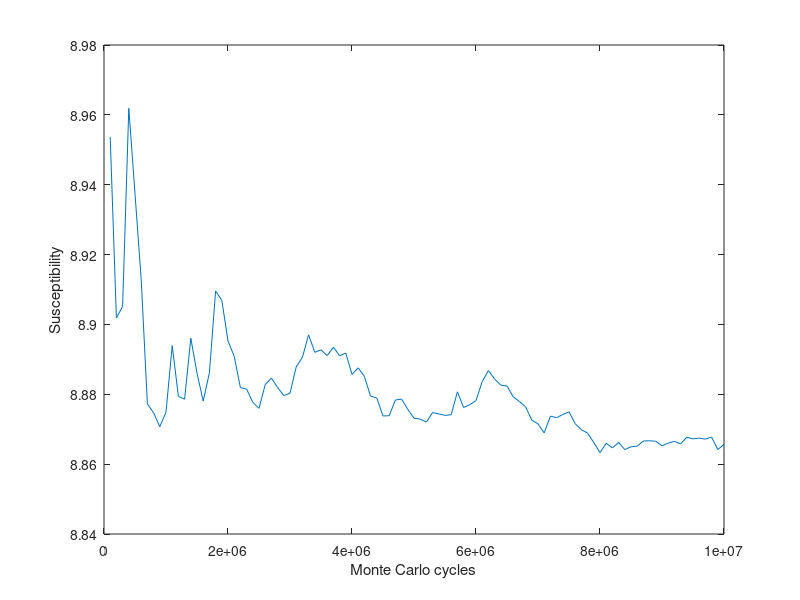

Source code (MATLAB):
mc = [100000, 200000, 300000, 400000, 500000, 600000, 700000, 800000, 900000, 1e+06, 1.1e+06, 1.2e+06, 1.3e+06, 1.4e+06, 1.5e+06, 1.6e+06, 1.7e+06, 1.8e+06, 1.9e+06, 2e+06, 2.1e+06, 2.2e+06, 2.3e+06, 2.4e+06, 2.5e+06, 2.6e+06, 2.7e+06, 2.8e+06, 2.9e+06, 3e+06, 3.1e+06, 3.2e+06, 3.3e+06, 3.4e+06, 3.5e+06, 3.6e+06, 3.7e+06, 3.8e+06, 3.9e+06, 4e+06, 4.1e+06, 4.2e+06, 4.3e+06, 4.4e+06, 4.5e+06, 4.6e+06, 4.7e+06, 4.8e+06, 4.9e+06, 5e+06, 5.1e+06, 5.2e+06, 5.3e+06, 5.4e+06, 5.5e+06, 5.6e+06, 5.7e+06, 5.8e+06, 5.9e+06, 6e+06, 6.1e+06, 6.2e+06, 6.3e+06, 6.4e+06, 6.5e+06, 6.6e+06, 6.7e+06, 6.8e+06, 6.9e+06, 7e+06, 7.1e+06, 7.2e+06, 7.3e+06, 7.4e+06, 7.5e+06, 7.6e+06, 7.7e+06, 7.8e+06, 7.9e+06, 8e+06, 8.1e+06, 8.2e+06, 8.3e+06, 8.4e+06, 8.5e+06, 8.6e+06, 8.7e+06, 8.8e+06, 8.9e+06, 9e+06, 9.1e+06, 9.2e+06, 9.3e+06, 9.4e+06, 9.5e+06, 9.6e+06, 9.7e+06, 9.8e+06, 9.9e+06, 1e+07, ];
M_var = [8.95368, 8.90185, 8.90513, 8.96189, 8.93744, 8.91287, 8.87726, 8.8747, 8.8707, 8.87492, 8.89393, 8.87941, 8.87859, 8.89607, 8.88605, 8.87806, 8.88614, 8.90958, 8.9069, 8.89526, 8.89089, 8.8819, 8.8815, 8.87768, 8.87597, 8.88275, 8.88464, 8.88194, 8.87964, 8.88029, 8.88782, 8.8906, 8.89702, 8.89202, 8.89273, 8.89105, 8.89349, 8.89103, 8.8918, 8.88568, 8.88757, 8.88509, 8.87946, 8.87896, 8.87379, 8.87387, 8.87838, 8.87861, 8.87568, 8.87316, 8.8729, 8.87205, 8.87477, 8.87439, 8.87397, 8.87414, 8.8807, 8.87622, 8.87703, 8.87819, 8.88364, 8.88677, 8.88438, 8.88262, 8.88237, 8.87928, 8.87793, 8.87641, 8.87261, 8.87152, 8.86894, 8.87375, 8.87329, 8.87422, 8.87497, 8.87158, 8.86985, 8.86889, 8.86618, 8.86329, 8.86597, 8.86463, 8.86622, 8.86417, 8.86497, 8.86516, 8.86663, 8.86669, 8.86656, 8.86526, 8.86603, 8.86653, 8.8658, 8.86772, 8.86724, 8.86746, 8.86717, 8.86775, 8.86416, 8.86568, ];
E_var = [1.37584, 1.39216, 1.39787, 1.41408, 1.4161, 1.40994, 1.40786, 1.40365, 1.40485, 1.40299, 1.40444, 1.40345, 1.40303, 1.40368, 1.40369, 1.40397, 1.40371, 1.40722, 1.40696, 1.40688, 1.40513, 1.40425, 1.40349, 1.40245, 1.40155, 1.4016, 1.40235, 1.40295, 1.40251, 1.40336, 1.40456, 1.40431, 1.40454, 1.40368, 1.40393, 1.40401, 1.40385, 1.40441, 1.40513, 1.40476, 1.4046, 1.40441, 1.40472, 1.40479, 1.40426, 1.40388, 1.40316, 1.40347, 1.40294, 1.40187, 1.40183, 1.40185, 1.40272, 1.40294, 1.40335, 1.4033, 1.40394, 1.40327, 1.40336, 1.40312, 1.40341, 1.4039, 1.40375, 1.4032, 1.40306, 1.40253, 1.40262, 1.40239, 1.40195, 1.40192, 1.40216, 1.40256, 1.40238, 1.4024, 1.40266, 1.40295, 1.40289, 1.40257, 1.40219, 1.40212, 1.40232, 1.40207, 1.40231, 1.40232, 1.40266, 1.40286, 1.40315, 1.40297, 1.40312, 1.40279, 1.40302, 1.40326, 1.40331, 1.40354, 1.40354, 1.40364, 1.40369, 1.40358, 1.40335, 1.40351, ];
MeanM = [0.439235, 0.447603, 0.449706, 0.451279, 0.452931, 0.452301, 0.454141, 0.452131, 0.452628, 0.452268, 0.452274, 0.453014, 0.452677, 0.451978, 0.4528, 0.453551, 0.453227, 0.453271, 0.453375, 0.453756, 0.453662, 0.453545, 0.453254, 0.453183, 0.452721, 0.452878, 0.452804, 0.452999, 0.452678, 0.45266, 0.45245, 0.4523, 0.452146, 0.452323, 0.452268, 0.452178, 0.452124, 0.452259, 0.452356, 0.452513, 0.452399, 0.45228, 0.452501, 0.452724, 0.45252, 0.452379, 0.451923, 0.452019, 0.451983, 0.451747, 0.451727, 0.451648, 0.451668, 0.451838, 0.45188, 0.451865, 0.451794, 0.45176, 0.451766, 0.451648, 0.451488, 0.45136, 0.451306, 0.451261, 0.451217, 0.451327, 0.451402, 0.451348, 0.451367, 0.451411, 0.451571, 0.45155, 0.451445, 0.451441, 0.451352, 0.451638, 0.451746, 0.451695, 0.451627, 0.451701, 0.451681, 0.45154, 0.451571, 0.451603, 0.451651, 0.451705, 0.451825, 0.451755, 0.451789, 0.451709, 0.451721, 0.45176, 0.451746, 0.451752, 0.451744, 0.451828, 0.451828, 0.451785, 0.451867, 0.451772, ];
Probability = [0, -496, -512, -552, -436, -424, -464, -416, -420, -600, -440, -388, -504, -448, -512, -488, -516, -456, -600, -592, -468, -600, -604, -472, -504, -556, -456, -392, -532, -440, -516, -524, -520, -468, -432, -460, -440, -500, -472, -504, -508, -428, -516, -416, -460, -472, -548, -484, -504, -520, -536, -540, -540, -580, -396, -496, -416, -500, -552, -452, -540, -380, -504, -488, -388, -600, -528, -504, -656, -516, -500, -404, -464, -588, -436, -540, -556, -492, -536, -408, -516, -592, -476, -480, -504, -540, -524, -532, -572, -556, -496, -484, -588, -456, -384, -460, -480, -608, -592, -460, ];
E_avg = [-1.22966, -1.23414, -1.23479, -1.23601, -1.2367, -1.23642, -1.23725, -1.2364, -1.23658, -1.23641, -1.23655, -1.23682, -1.23665, -1.23637, -1.23665, -1.23702, -1.23687, -1.23705, -1.23707, -1.23718, -1.23719, -1.2371, -1.23701, -1.23697, -1.23676, -1.23688, -1.23686, -1.23691, -1.23678, -1.23679, -1.23678, -1.23672, -1.23664, -1.23669, -1.23665, -1.23659, -1.23652, -1.23656, -1.23657, -1.23661, -1.23655, -1.23648, -1.23657, -1.23667, -1.23656, -1.23648, -1.2363, -1.23633, -1.23634, -1.23622, -1.23622, -1.23616, -1.23619, -1.23628, -1.23629, -1.23628, -1.23629, -1.23623, -1.23624, -1.23617, -1.23613, -1.23607, -1.23602, -1.23599, -1.23597, -1.23603, -1.23604, -1.23601, -1.23602, -1.23605, -1.23611, -1.23613, -1.23607, -1.23607, -1.23603, -1.23615, -1.23618, -1.23615, -1.23611, -1.23612, -1.23613, -1.23606, -1.23608, -1.23609, -1.23612, -1.23612, -1.23619, -1.23615, -1.23616, -1.23611, -1.23613, -1.23615, -1.23614, -1.23616, -1.23615, -1.23619, -1.23618, -1.23617, -1.23619, -1.23615, ];
accepted_tot = [108.816, 53.773, 35.9559, 26.8471, 21.4881, 18.0046, 15.2741, 13.5926, 11.9534, 10.8061, 9.78177, 8.94335, 8.30858, 7.74227, 7.14385, 6.68124, 6.35982, 5.95934, 5.6665, 5.36829, 5.128, 4.90868, 4.69377, 4.49453, 4.34057, 4.12669, 3.99401, 3.84077, 3.73552, 3.59338, 3.47832, 3.37924, 3.27595, 3.16142, 3.08718, 3.00316, 2.92171, 2.83137, 2.76307, 2.68987, 2.639, 2.57726, 2.4948, 2.43607, 2.41102, 2.35557, 2.32175, 2.24156, 2.20029, 2.17468, 2.11434, 2.08343, 2.03085, 1.98288, 1.95962, 1.92609, 1.89106, 1.86799, 1.82659, 1.80761, 1.77526, 1.74754, 1.72093, 1.69033, 1.66136, 1.62632, 1.6079, 1.59, 1.56273, 1.53648, 1.51005, 1.49573, 1.48621, 1.45857, 1.44324, 1.40106, 1.39637, 1.38671, 1.37193, 1.34627, 1.33104, 1.32511, 1.29582, 1.28314, 1.26441, 1.25338, 1.22911, 1.23204, 1.21097, 1.20543, 1.18258, 1.16936, 1.16226, 1.14433, 1.13556, 1.11797, 1.11397, 1.10232, 1.08673, 1.08513, ];
plot(mc, M_var)
xlabel('Monte Carlo cycles')
ylabel('Susceptibility')


